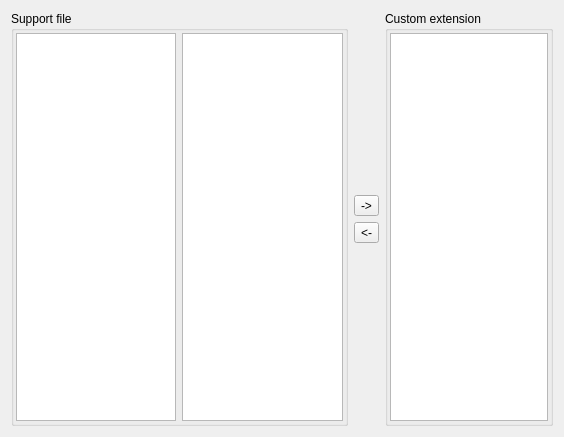
<?xml version="1.0" encoding="UTF-8"?>
<ui version="4.0">
 <class>DocTypeListView</class>
 <widget class="QWidget" name="DocTypeListView">
  <property name="geometry">
   <rect>
    <x>0</x>
    <y>0</y>
    <width>564</width>
    <height>437</height>
   </rect>
  </property>
  <property name="windowTitle">
   <string>DocTypeListView</string>
  </property>
  <layout class="QVBoxLayout" name="verticalLayout_2">
   <item>
    <layout class="QHBoxLayout" name="horizontalLayout_4" stretch="2,0,1">
     <item>
      <widget class="QGroupBox" name="groupBox">
       <property name="title">
        <string>Support file </string>
       </property>
       <layout class="QHBoxLayout" name="horizontalLayout_2">
        <property name="spacing">
         <number>2</number>
        </property>
        <property name="leftMargin">
         <number>2</number>
        </property>
        <property name="topMargin">
         <number>2</number>
        </property>
        <property name="rightMargin">
         <number>2</number>
        </property>
        <property name="bottomMargin">
         <number>2</number>
        </property>
        <item>
         <layout class="QHBoxLayout" name="horizontalLayout">
          <item>
           <widget class="QListWidget" name="extListWidget"/>
          </item>
          <item>
           <widget class="QListWidget" name="typListWidget"/>
          </item>
         </layout>
        </item>
       </layout>
      </widget>
     </item>
     <item>
      <layout class="QVBoxLayout" name="verticalLayout">
       <item>
        <spacer name="verticalSpacer">
         <property name="orientation">
          <enum>Qt::Vertical</enum>
         </property>
         <property name="sizeHint" stdset="0">
          <size>
           <width>20</width>
           <height>40</height>
          </size>
         </property>
        </spacer>
       </item>
       <item>
        <widget class="QToolButton" name="subToolButton">
         <property name="text">
          <string>-&gt;</string>
         </property>
        </widget>
       </item>
       <item>
        <widget class="QToolButton" name="addToolButton">
         <property name="text">
          <string>&lt;-</string>
         </property>
        </widget>
       </item>
       <item>
        <spacer name="verticalSpacer_2">
         <property name="orientation">
          <enum>Qt::Vertical</enum>
         </property>
         <property name="sizeHint" stdset="0">
          <size>
           <width>20</width>
           <height>40</height>
          </size>
         </property>
        </spacer>
       </item>
      </layout>
     </item>
     <item>
      <widget class="QGroupBox" name="groupBox_2">
       <property name="title">
        <string>Custom extension</string>
       </property>
       <layout class="QHBoxLayout" name="horizontalLayout_3">
        <property name="spacing">
         <number>2</number>
        </property>
        <property name="leftMargin">
         <number>2</number>
        </property>
        <property name="topMargin">
         <number>2</number>
        </property>
        <property name="rightMargin">
         <number>2</number>
        </property>
        <property name="bottomMargin">
         <number>2</number>
        </property>
        <item>
         <widget class="QListWidget" name="customListWidget"/>
        </item>
       </layout>
      </widget>
     </item>
    </layout>
   </item>
  </layout>
 </widget>
 <layoutdefault spacing="6" margin="11"/>
 <resources/>
 <connections>
  <connection>
   <sender>subToolButton</sender>
   <signal>clicked()</signal>
   <receiver>DocTypeListView</receiver>
   <slot>slot_sub()</slot>
   <hints>
    <hint type="sourcelabel">
     <x>543</x>
     <y>207</y>
    </hint>
    <hint type="destinationlabel">
     <x>545</x>
     <y>429</y>
    </hint>
   </hints>
  </connection>
  <connection>
   <sender>addToolButton</sender>
   <signal>clicked()</signal>
   <receiver>DocTypeListView</receiver>
   <slot>slot_add()</slot>
   <hints>
    <hint type="sourcelabel">
     <x>533</x>
     <y>229</y>
    </hint>
    <hint type="destinationlabel">
     <x>526</x>
     <y>428</y>
    </hint>
   </hints>
  </connection>
 </connections>
 <slots>
  <slot>slot_sub()</slot>
  <slot>slot_add()</slot>
 </slots>
</ui>
